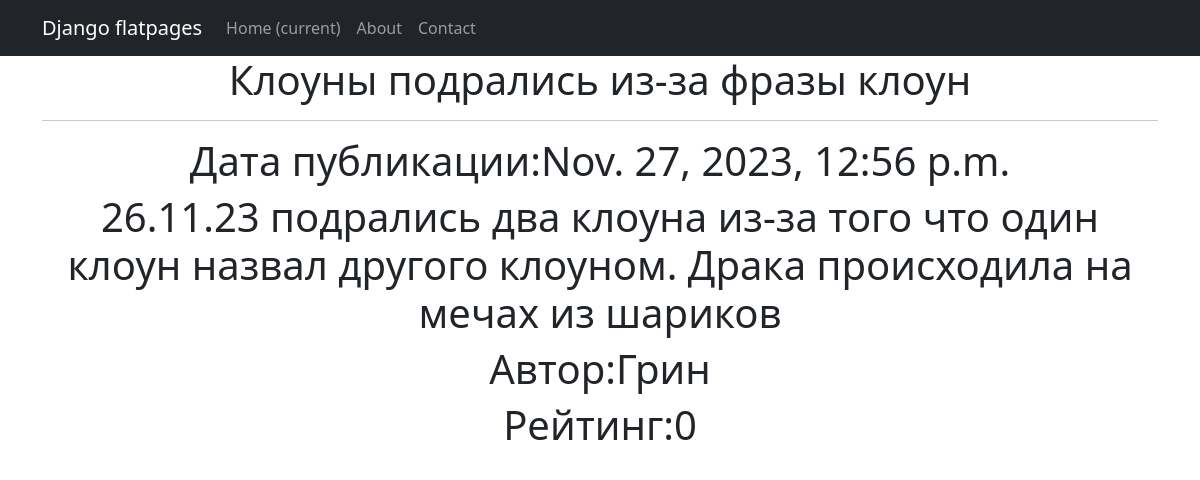
The page /posts/4 on the database its author committed.
### news/models.py (models this page shows, shortened)
class Post(models.Model):
    article = 'AR'
    news = 'NE'
    POSITIONS = [
        (article, 'Статья'),
        (news, 'Новость')
    ]
    author = models.ForeignKey(Author, on_delete = models.CASCADE)
    title = models.CharField(max_length=255)
    text = models.TextField()
    type = models.CharField(max_length=250, choices = POSITIONS)
    time = models.DateTimeField(auto_now_add = True)
    category = models.ManyToManyField(Category, through = 'PostCategory')
    rating = models.IntegerField(default=0)

class Author(models.Model):
    user = models.OneToOneField(User, on_delete = models.CASCADE)
    rating = models.IntegerField(default=0)

### news/views.py (the view)
# urls.py: path('<int:pk>', PostDetail.as_view()),
class PostDetail(DetailView):
    model = Post
    template_name = 'post.html'
    context_object_name = 'post'

### news/templatetags/custom_filters.py (called while the page is built)
@register.filter()
def censor(value):
    text = str(value)
    for word in SWEAR_WORDS:
        text = text.replace(word[1:], "*" * (len(word)-1))
    return text

### templates/post.html (shortened to what this page needs)
{% extends 'flatpages/default.html' %}
{% load custom_filters %}
{% block content %}
<h1>
    {{ post.title|censor }}
    <hr>
    <h1>Дата публикации:{{ post.time }}</h1>
    <h1>{{ post.text|censor }}</h1>
    <h1>Автор:{{ post.author.user.username }}</h1>
    <h1>Рейтинг:{{ post.rating }}</h1>
</h1>
{% endblock content %}

### rows shown on the page
Post: title|censor "Клоуны подрались из-за фразы клоун", time "Nov. 27, 2023, 12:56 p.m.", text|censor "26.11.23 подрались два клоуна из-за того что один клоун назвал другого клоуном. Драка происходила на мечах из шариков", author.user.username "Грин", rating "0"
